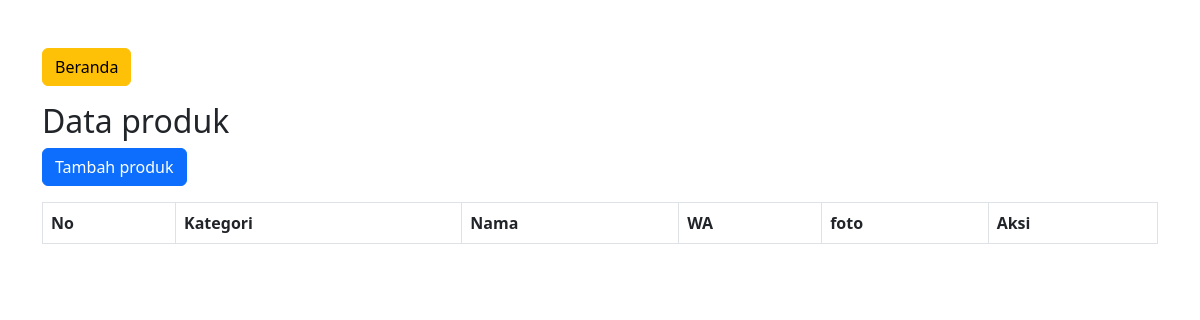
/admin/produk/index.php (signed in), run on an earlier commit of the app's database.
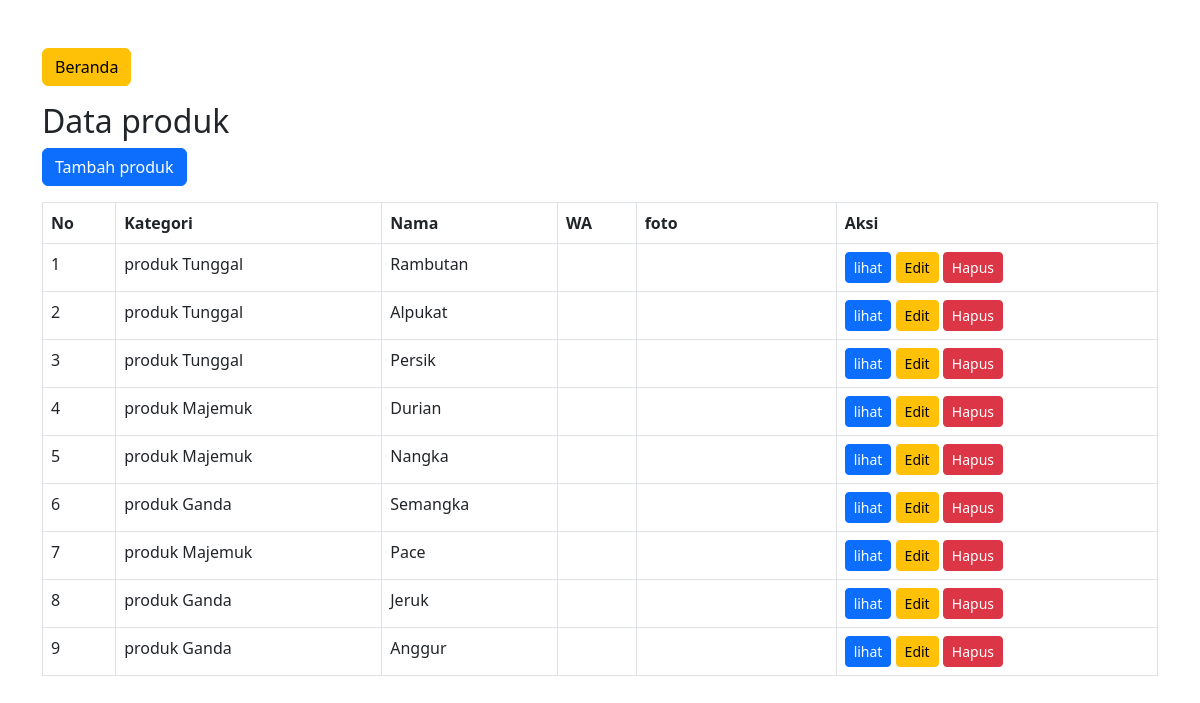
And on a later commit of the database.
### tables this page shows
CREATE TABLE `produk` (
  `id` int(11) NOT NULL,
  `kategori_id` int(11) DEFAULT NULL,
  `nama` varchar(255) NOT NULL,
  `foto` varchar(255) DEFAULT NULL,
  `deskripsi` text
);

CREATE TABLE `kategori` (
  `id` int(11) NOT NULL,
  `nama` varchar(255) NOT NULL
);

### admin/produk/index.php (the view, shortened to what this page needs)
<?php
include '../koneksi.php';
$result = $koneksi->query("SELECT produk.*, kategori.nama AS nama_kategori FROM produk
                            LEFT JOIN kategori ON produk.kategori_id = kategori.id
                            ORDER BY produk.id DESC");
?>
<!DOCTYPE html>
<html lang="en">
<head>
    <link rel="stylesheet" href="https://cdn.jsdelivr.net/npm/bootstrap@5.3.0/dist/css/bootstrap.min.css">
</head>
<body>
    <div class="container mt-5">
        <a href="../index.php" class="btn btn-warning mb-3">Beranda</a>
        <h2>Data produk</h2>
        <a href="tambah.php" class="btn btn-primary mb-3">Tambah produk</a>
        <table class="table table-bordered">
            <thead>
                <tr>
                    <th>No</th>
                    <th>Kategori</th>
                    <th>Nama</th>
                    <th>WA</th>
                    <th>foto</th>
                    <th>Aksi</th>
                </tr>
            </thead>
            <tbody>
                <?php $urutan = 1 ?>
                <?php while ($row = $result->fetch_assoc()) : ?>
                    <tr>
                        <td><?= $urutan++ ?></td>
                        <td><?= $row['nama_kategori'] ?></td>
                        <td><?= $row['nama'] ?></td>
                        <td><?= $row['wa'] ?></td>
                        <td style="width: 200px;"><img style="width: 200px;" src="uploads/<?= $row['foto'] ?>" alt="">
                        </td>
                        <td>
                            <a href="lihat.php?id=<?= $row['id'] ?>" class="btn btn-primary btn-sm">lihat</a>
                            <a href="edit.php?id=<?= $row['id'] ?>" class="btn btn-warning btn-sm">Edit</a>
                            <a href="hapus.php?id=<?= $row['id'] ?>" class="btn btn-danger btn-sm">Hapus</a>
                        </td>
                    </tr>
                <?php endwhile; ?>
            </tbody>
        </table>
    </div>
</body>
</html>

What changed in the data, as far as the page shows it:
added produk: kategori.nama "produk Tunggal", nama "Rambutan"
added produk: kategori.nama "produk Tunggal", nama "Alpukat"
added produk: kategori.nama "produk Tunggal", nama "Persik"
added produk: kategori.nama "produk Majemuk", nama "Durian"
added produk: kategori.nama "produk Majemuk", nama "Nangka"
added produk: kategori.nama "produk Ganda", nama "Semangka"
added produk: kategori.nama "produk Majemuk", nama "Pace"
added produk: kategori.nama "produk Ganda", nama "Jeruk"
added produk: kategori.nama "produk Ganda", nama "Anggur"
